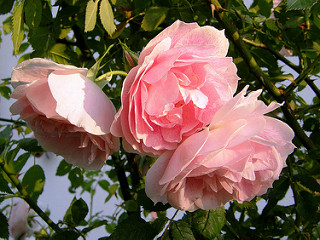
#> input picture notebooks/data/images/roses.jpg, 320 x 240 px
$ jupyter execute tone_color_corrections.ipynb
#> lines starting #> are read from the running program, lines starting #| are printed output that depends on the picture
#> in load_image_from_folder, image is the input picture: shape (240, 320, 3); mean B, G, R 80.2, 94.8, 116.4
[cell 1]
import os
import cv2
import numpy as np
import matplotlib.pyplot as plt

# Function for tonal corrections (adjusting brightness and contrast)
def apply_tonal_correction(image, correction_type='flat'):
    """
    Apply tonal corrections to the input image.
    Tonal corrections adjust the brightness and contrast of the image.

    Types of correction:
    - 'flat': Applies a gentle curve to enhance contrast in darker regions
    - 'light': Increases brightness by applying a power-law (gamma) transformation
    - 'dark': Reduces brightness by enhancing the dark areas
    """
#> called with correction_type = 'flat'
    # Convert the image to RGB (as OpenCV loads images in BGR format)
    if image is None:
        print("Error: Image not found.")
        return None

    image_rgb = cv2.cvtColor(image, cv2.COLOR_BGR2RGB)

    # Apply different tonal corrections based on the chosen type
    if correction_type == 'flat':
        # Apply an S-shaped curve to enhance contrast, especially in darker regions.
        # This correction darkens shadows and brightens highlights, creating a more balanced image.
        lookup_table = np.linspace(0, 255, 256)
        lookup_table = np.clip(lookup_table ** 0.5, 0, 255).astype(np.uint8)  # Increasing contrast in the midtones.

    elif correction_type == 'light':
        # Power-law transformation (gamma correction) for a lighter image.
        # This correction lightens the overall image by increasing brightness.
        lookup_table = np.linspace(0, 255, 256)
        lookup_table = np.clip(lookup_table ** 1.5, 0, 255).astype(np.uint8)  # Making the image brighter overall.

    elif correction_type == 'dark':
        # Power-law transformation (gamma correction) for a darker image.
        # This correction focuses on darkening the overall image, enhancing shadows.
        lookup_table = np.linspace(0, 255, 256)
        lookup_table = np.clip(lookup_table ** 0.5, 0, 255).astype(np.uint8)  # Darkening the image, more emphasis on shadows.

    # Apply the tonal transformation to each pixel using the LUT (lookup table)
    corrected_image = cv2.LUT(image_rgb, lookup_table)
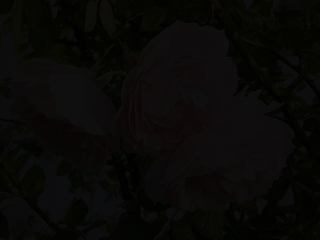
#> corrected_image: shape (240, 320, 3); mean R, G, B 9.19, 8.61, 6.89
#> call 2 of apply_tonal_correction, with correction_type = 'light'
#> in apply_tonal_correction (call 2), `corrected_image = cv2.LUT(image_rgb, lookup_table)`:
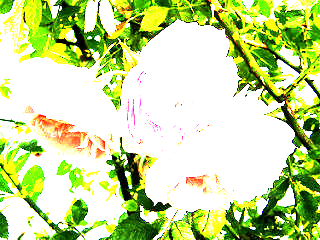
#> corrected_image: shape (240, 320, 3); mean R, G, B 199.9, 218.3, 153.1
    return corrected_image

# Function for color balancing (adjusting RGB color channels)
def apply_color_balance(image, red_factor=1.0, green_factor=1.0, blue_factor=1.0):
    """
    Apply color balance adjustments to the image by modifying individual color channels.
    Color balancing allows for enhancing or reducing the intensity of each color channel.
    - red_factor: Multiplies the intensity of the red channel
    - green_factor: Multiplies the intensity of the green channel
    - blue_factor: Multiplies the intensity of the blue channel
    """
#> called with red_factor = 0.9, green_factor = 1.1, blue_factor = 1
    image_rgb = cv2.cvtColor(image, cv2.COLOR_BGR2RGB)

    # Adjust the intensity of each channel (Red, Green, Blue) based on the specified factors
    image_rgb[:, :, 0] = np.clip(image_rgb[:, :, 0] * red_factor, 0, 255)  # Red channel
    image_rgb[:, :, 1] = np.clip(image_rgb[:, :, 1] * green_factor, 0, 255)  # Green channel
    image_rgb[:, :, 2] = np.clip(image_rgb[:, :, 2] * blue_factor, 0, 255)  # Blue channel

    return image_rgb

# Function to compute the complement (inverse) of an image
def get_complement(image):
    """
    Compute the complement (inverse) of the image.
    The complement inverts the pixel values, turning light pixels into dark and vice versa.
    This can help reveal hidden details or create an interesting effect.
    """
    return 255 - image  # Inverse of each pixel value
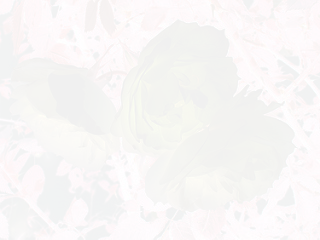
#> returned value: shape (240, 320, 3); mean of channels 0, 1, 2 245.8, 246.4, 248.1; drawn as B, G, R

# Function to load image from the 'data/images' folder
# Function to load image from the 'data/images' folder
def load_image_from_folder(folder_path='data/images', image_name='roses.jpg'):
    """
    Load a specific image from the given folder.
    """
    try:
        # Build the image path
        image_path = os.path.join(folder_path, image_name)

        # Check if the image file exists
        if not os.path.exists(image_path):
            print(f"Error: Image {image_name} not found in folder {folder_path}.")
            return None

        # Read the image using OpenCV
        image = cv2.imread(image_path)

        if image is None:
            print(f"Error: Could not load image {image_name}.")
            return None
        else:
            print(f"Loaded image: {image_name}")
            return image

    except Exception as e:
        print(f"Error loading image from folder: {e}")
        return None

# Load the 'roses.jpg' image
image = load_image_from_folder(folder_path='data/images', image_name='roses.jpg')

# # Load an image from the 'data/images' folder
# image = load_image_from_folder()

# Check if the image was loaded properly
if image is None:
    print("Error: Could not load image.")
else:
    # Apply tonal corrections (flat, light, dark)
    flat_image = apply_tonal_correction(image, 'flat')  # Correct contrast to make the image more neutral.
    light_image = apply_tonal_correction(image, 'light')  # Lighten the image using a power-law transformation.
    dark_image = apply_tonal_correction(image, 'dark')  # Darken the image using a power-law transformation.

    # Apply color balancing to the dark-corrected image
    balanced_image = apply_color_balance(dark_image, red_factor=0.9, green_factor=1.1, blue_factor=1.0)
    # The color balance corrects the overall color by adjusting individual channels (e.g., reducing red, increasing green).

    # Compute the complements (inverses) of the processed images
    flat_complement = get_complement(flat_image)  # Get complement of the flat-corrected image
    light_complement = get_complement(light_image)  # Get complement of the light-corrected image
#> in get_complement (call 2), `return 255 - image`:
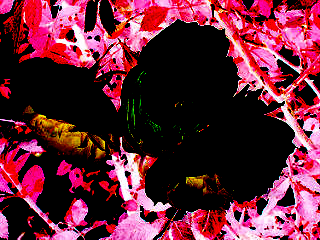
#> returned value: shape (240, 320, 3); mean of channels 0, 1, 2 55.1, 36.7, 101.9; drawn as B, G, R
    dark_complement = get_complement(dark_image)  # Get complement of the dark-corrected image
    balanced_complement = get_complement(balanced_image)  # Get complement of the color-balanced image

    # Debugging: Check if the images are processed correctly
    print(f"Original Image Shape: {image.shape}")
#| Original Image Shape: (240, 320, 3)
    print(f"Flat Image Shape: {flat_image.shape if flat_image is not None else None}")
#| Flat Image Shape: (240, 320, 3)
    print(f"Light Image Shape: {light_image.shape if light_image is not None else None}")
#| Light Image Shape: (240, 320, 3)
    print(f"Dark Image Shape: {dark_image.shape if dark_image is not None else None}")
#| Dark Image Shape: (240, 320, 3)
    print(f"Balanced Image Shape: {balanced_image.shape if balanced_image is not None else None}")
#| Balanced Image Shape: (240, 320, 3)

    # Plot original, balanced, and complemented images in multiple rows and columns
    plt.figure(figsize=(16, 12))  # Increase figure size for better visibility

    # Display the original and corrected images in a grid
    # Row 1: Original & Processed Images
    plt.subplot(3, 3, 1)
    plt.imshow(cv2.cvtColor(image, cv2.COLOR_BGR2RGB))
    plt.title("Original Image")
    plt.axis('off')

    plt.subplot(3, 3, 2)
    if flat_image is not None:
        plt.imshow(flat_image)
        plt.title("Flat Corrected Image")
    plt.axis('off')

    plt.subplot(3, 3, 3)
    if light_image is not None:
        plt.imshow(light_image)
        plt.title("Light Corrected Image")
    plt.axis('off')

    # Row 2: Complemented Images
    plt.subplot(3, 3, 4)
    if flat_complement is not None:
        plt.imshow(flat_complement)
        plt.title("Flat Complemented Image")
    plt.axis('off')

    plt.subplot(3, 3, 5)
    if light_complement is not None:
        plt.imshow(light_complement)
        plt.title("Light Complemented Image")
    plt.axis('off')

    # Row 3: Additional Images
    plt.subplot(3, 3, 6)
    if dark_image is not None:
        plt.imshow(dark_image)
        plt.title("Dark Corrected Image")
    plt.axis('off')

    plt.subplot(3, 3, 7)
    if balanced_image is not None:
        plt.imshow(balanced_image)
        plt.title("Balanced Image")
    plt.axis('off')

    plt.subplot(3, 3, 8)
    if balanced_complement is not None:
        plt.imshow(balanced_complement)
        plt.title("Balanced Complemented Image")
    plt.axis('off')

    plt.tight_layout()
    plt.show()
#> figure, not shown here; B, G, R data is drawn as R, G, B

$ run again, with notebooks/data/images/color_darkened.jpg copied over notebooks/data/images/roses.jpg
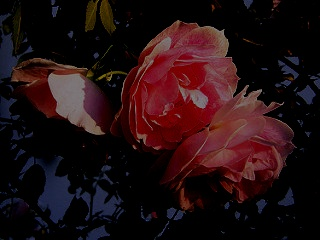
#> input picture notebooks/data/images/color_darkened.jpg, 320 x 240 px
#> in load_image_from_folder, image is the input picture: shape (240, 320, 3); mean B, G, R 17.5, 15.1, 34.8
#> in apply_tonal_correction (call 2), `corrected_image = cv2.LUT(image_rgb, lookup_table)`:
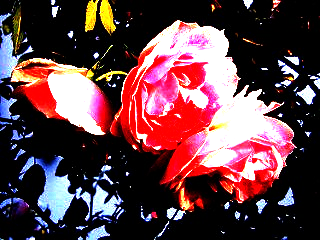
#> corrected_image: shape (240, 320, 3); mean R, G, B 98.2, 62.7, 69.3
#> in get_complement (call 2), `return 255 - image`:
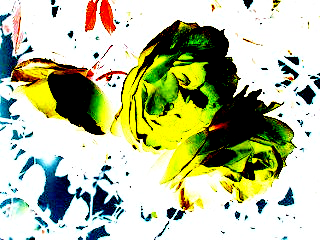
#> returned value: shape (240, 320, 3); mean of channels 0, 1, 2 156.8, 192.3, 185.7; drawn as B, G, R
#| Original Image Shape: (240, 320, 3)
#| Flat Image Shape: (240, 320, 3)
#| Light Image Shape: (240, 320, 3)
#| Dark Image Shape: (240, 320, 3)
#| Balanced Image Shape: (240, 320, 3)
